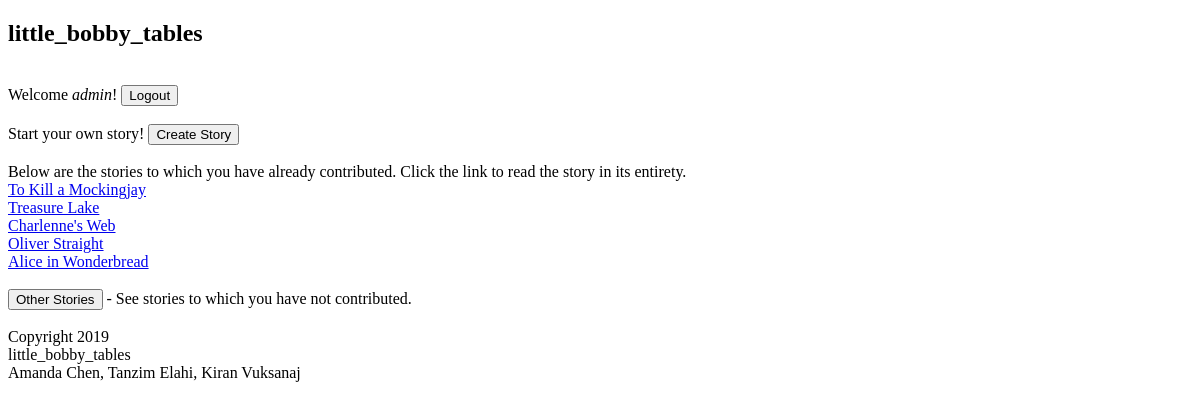
The page /mystories (signed in) on the database as committed earlier.
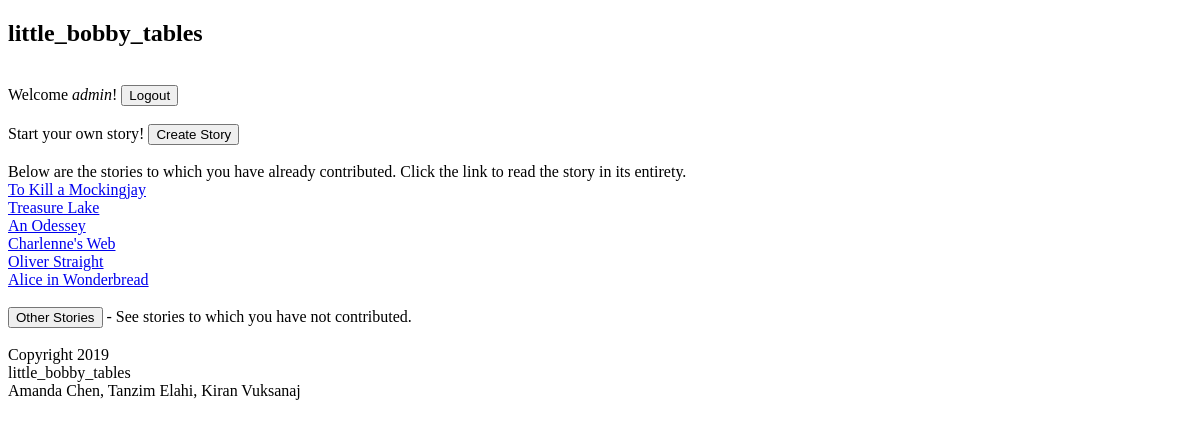
The same page on the database as committed later.
### tables this page shows
CREATE TABLE Story_List(ID INTEGER PRIMARY KEY, Title TEXT, Story TEXT);

### app.py (the view)
@app.route("/mystories",methods=['GET'])
def mystories():
    if('username' in session):
        data=databasing.userStories(session["username"])
        print(data)
        return render_template('homepage.html',
                                username=session['username'],
                                stories=data
                                )
    else:
        return redirect(url_for('root'))

### databasing.py (called while the page is built)
def userStories(user): #list of stories user has contributed to
    data="data.db"
    db=sqlite3.connect(data)
    c=db.cursor()
    command='''
        SELECT
            ID,Title
        FROM
            Story_List
        WHERE
            EXISTS (
                SELECT Username
                FROM Edits
                WHERE
                    Username==\'{}\' AND ID=Story_List.ID
            );
        '''
    c.execute( command.format(user) )
    results = c.fetchall()
    print(results)
    db.commit()
    db.close()
    return results

### templates/homepage.html (shortened to what this page needs)
{% extends "parent.html" %}
{% block content %}
<form action = "/addstory" method="GET">
  Start your own story! <input type = "submit" value = "Create Story">
</form>
<br />
Below are the stories to which you have already contributed. Click the link to read the story in its entirety. <br>
{% for story in stories %}
  <a href="/readstory?story_id={{story[0]}}">{{story[1]}}</a>
  <br />
{% else %}
  <i>You have not contributed to any stories yet.</i>
  <br />
{% endfor %}
<br />
<form action = "/otherstories" method="GET">
  <input type = "submit" value = "Other Stories"> - See stories to which you have not contributed.
</form>
{% endblock %}

### templates/parent.html (shortened to what this page needs)
<!DOCTYPE html>
<head>
</head>
<body>
  <h2>
  {% block pagename %}
    little_bobby_tables
  {% endblock %}
  </h2>
  <br />
  {% block logout %}
    {% if username %}
      <form action = "/logout" method="GET">
        Welcome <i>{{username}}</i>!
        <input type = "submit" value = "Logout">
      </form>
    {% else %}
      <i>You are not logged in.</i>
    {% endif %}
  {% endblock %}
  <br>
  {% block content %}
  {% endblock %}
  <br>
  {% block footer %}
    Copyright 2019
    <br>
    little_bobby_tables
    <br>
    Amanda Chen, Tanzim Elahi, Kiran Vuksanaj
  {% endblock %}
</body>

Rows that differ between the two databases and show on the page:
added Story_List: Title "An Odessey"
